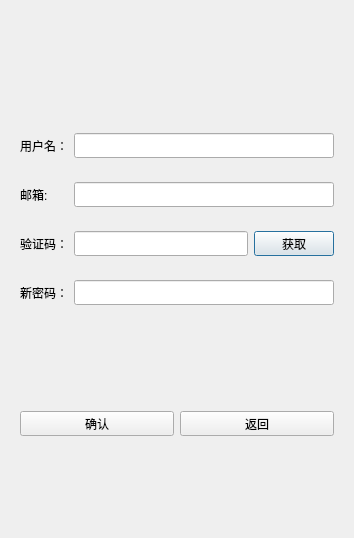
<?xml version="1.0" encoding="UTF-8"?>
<ui version="4.0">
 <class>ResetDialog</class>
 <widget class="QDialog" name="ResetDialog">
  <property name="geometry">
   <rect>
    <x>0</x>
    <y>0</y>
    <width>354</width>
    <height>538</height>
   </rect>
  </property>
  <property name="windowTitle">
   <string>Dialog</string>
  </property>
  <layout class="QVBoxLayout" name="verticalLayout">
   <item>
    <spacer name="verticalSpacer">
     <property name="orientation">
      <enum>Qt::Vertical</enum>
     </property>
     <property name="sizeHint" stdset="0">
      <size>
       <width>20</width>
       <height>40</height>
      </size>
     </property>
    </spacer>
   </item>
   <item>
    <widget class="QLabel" name="err_tip">
     <property name="minimumSize">
      <size>
       <width>0</width>
       <height>25</height>
      </size>
     </property>
     <property name="maximumSize">
      <size>
       <width>16777215</width>
       <height>25</height>
      </size>
     </property>
     <property name="text">
      <string/>
     </property>
     <property name="alignment">
      <set>Qt::AlignCenter</set>
     </property>
    </widget>
   </item>
   <item>
    <widget class="QWidget" name="widget" native="true">
     <layout class="QHBoxLayout" name="horizontalLayout">
      <item>
       <widget class="QLabel" name="user_lb">
        <property name="minimumSize">
         <size>
          <width>0</width>
          <height>25</height>
         </size>
        </property>
        <property name="maximumSize">
         <size>
          <width>16777215</width>
          <height>25</height>
         </size>
        </property>
        <property name="text">
         <string>用户名：</string>
        </property>
       </widget>
      </item>
      <item>
       <widget class="QLineEdit" name="user_edit">
        <property name="minimumSize">
         <size>
          <width>0</width>
          <height>25</height>
         </size>
        </property>
        <property name="maximumSize">
         <size>
          <width>16777215</width>
          <height>25</height>
         </size>
        </property>
       </widget>
      </item>
     </layout>
    </widget>
   </item>
   <item>
    <widget class="QWidget" name="widget_2" native="true">
     <layout class="QHBoxLayout" name="horizontalLayout_2">
      <item>
       <widget class="QLabel" name="email_lb">
        <property name="minimumSize">
         <size>
          <width>0</width>
          <height>25</height>
         </size>
        </property>
        <property name="maximumSize">
         <size>
          <width>16777215</width>
          <height>25</height>
         </size>
        </property>
        <property name="text">
         <string>邮箱:      </string>
        </property>
       </widget>
      </item>
      <item>
       <widget class="QLineEdit" name="email_edit">
        <property name="minimumSize">
         <size>
          <width>0</width>
          <height>25</height>
         </size>
        </property>
        <property name="maximumSize">
         <size>
          <width>16777215</width>
          <height>25</height>
         </size>
        </property>
       </widget>
      </item>
     </layout>
    </widget>
   </item>
   <item>
    <widget class="QWidget" name="widget_3" native="true">
     <layout class="QHBoxLayout" name="horizontalLayout_3">
      <item>
       <widget class="QLabel" name="varify_lb">
        <property name="minimumSize">
         <size>
          <width>0</width>
          <height>25</height>
         </size>
        </property>
        <property name="maximumSize">
         <size>
          <width>16777215</width>
          <height>25</height>
         </size>
        </property>
        <property name="text">
         <string>验证码：</string>
        </property>
       </widget>
      </item>
      <item>
       <widget class="QLineEdit" name="varify_edit">
        <property name="minimumSize">
         <size>
          <width>0</width>
          <height>25</height>
         </size>
        </property>
        <property name="maximumSize">
         <size>
          <width>16777215</width>
          <height>25</height>
         </size>
        </property>
       </widget>
      </item>
      <item>
       <widget class="TimerBtn" name="varify_btn">
        <property name="minimumSize">
         <size>
          <width>0</width>
          <height>25</height>
         </size>
        </property>
        <property name="maximumSize">
         <size>
          <width>16777215</width>
          <height>25</height>
         </size>
        </property>
        <property name="text">
         <string>获取</string>
        </property>
       </widget>
      </item>
     </layout>
    </widget>
   </item>
   <item>
    <widget class="QWidget" name="widget_4" native="true">
     <layout class="QHBoxLayout" name="horizontalLayout_4">
      <item>
       <widget class="QLabel" name="pwd_lb">
        <property name="minimumSize">
         <size>
          <width>0</width>
          <height>25</height>
         </size>
        </property>
        <property name="maximumSize">
         <size>
          <width>16777215</width>
          <height>25</height>
         </size>
        </property>
        <property name="text">
         <string>新密码：</string>
        </property>
       </widget>
      </item>
      <item>
       <widget class="QLineEdit" name="pwd_edit">
        <property name="minimumSize">
         <size>
          <width>0</width>
          <height>25</height>
         </size>
        </property>
        <property name="maximumSize">
         <size>
          <width>16777215</width>
          <height>25</height>
         </size>
        </property>
       </widget>
      </item>
     </layout>
    </widget>
   </item>
   <item>
    <spacer name="verticalSpacer_2">
     <property name="orientation">
      <enum>Qt::Vertical</enum>
     </property>
     <property name="sizeHint" stdset="0">
      <size>
       <width>20</width>
       <height>40</height>
      </size>
     </property>
    </spacer>
   </item>
   <item>
    <widget class="QWidget" name="widget_5" native="true">
     <layout class="QHBoxLayout" name="horizontalLayout_5">
      <item>
       <widget class="QPushButton" name="sure_btn">
        <property name="minimumSize">
         <size>
          <width>0</width>
          <height>25</height>
         </size>
        </property>
        <property name="maximumSize">
         <size>
          <width>16777215</width>
          <height>25</height>
         </size>
        </property>
        <property name="text">
         <string>确认</string>
        </property>
       </widget>
      </item>
      <item>
       <widget class="QPushButton" name="return_btn">
        <property name="minimumSize">
         <size>
          <width>0</width>
          <height>25</height>
         </size>
        </property>
        <property name="maximumSize">
         <size>
          <width>16777215</width>
          <height>25</height>
         </size>
        </property>
        <property name="text">
         <string>返回</string>
        </property>
       </widget>
      </item>
     </layout>
    </widget>
   </item>
   <item>
    <spacer name="verticalSpacer_3">
     <property name="orientation">
      <enum>Qt::Vertical</enum>
     </property>
     <property name="sizeHint" stdset="0">
      <size>
       <width>20</width>
       <height>40</height>
      </size>
     </property>
    </spacer>
   </item>
  </layout>
 </widget>
 <customwidgets>
  <customwidget>
   <class>TimerBtn</class>
   <extends>QPushButton</extends>
   <header>timerbtn.h</header>
  </customwidget>
 </customwidgets>
 <resources/>
 <connections/>
</ui>
